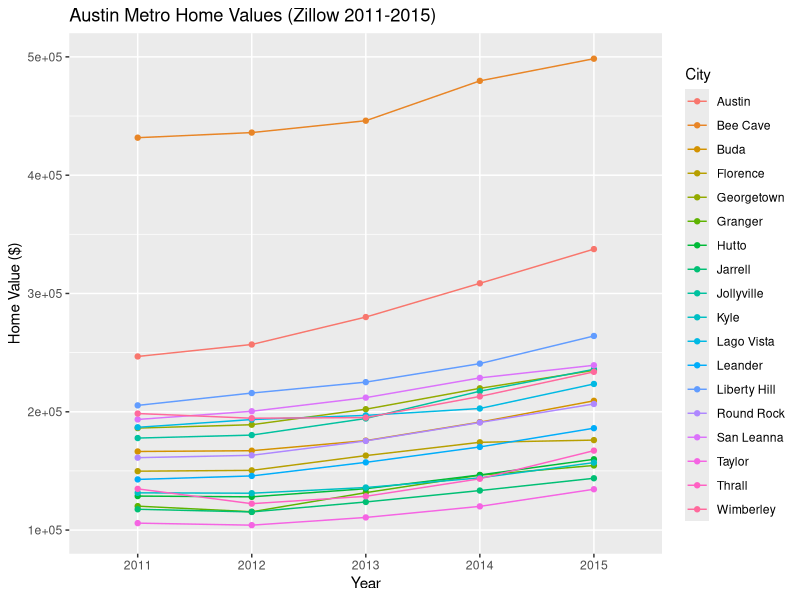
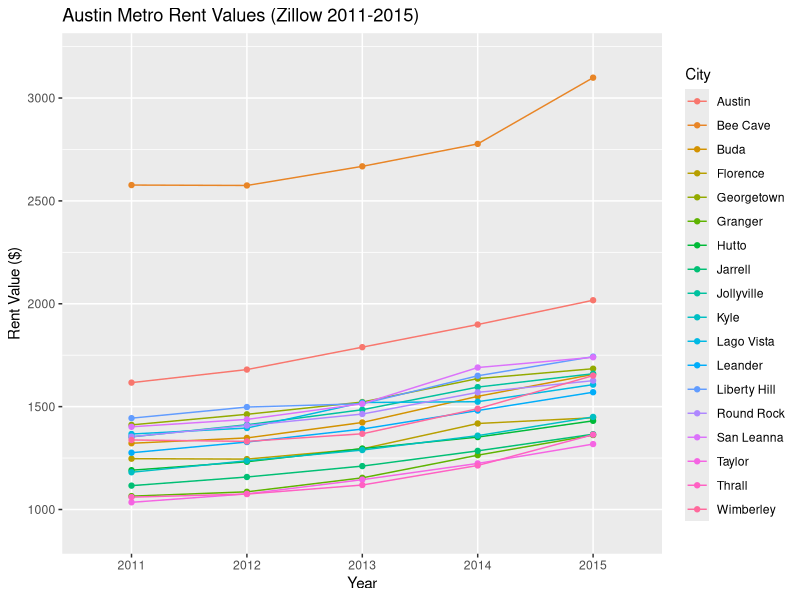
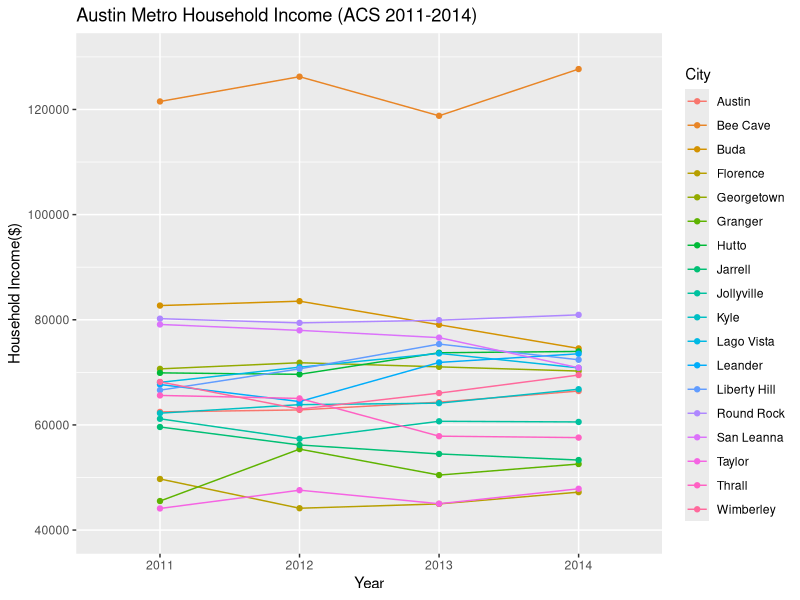
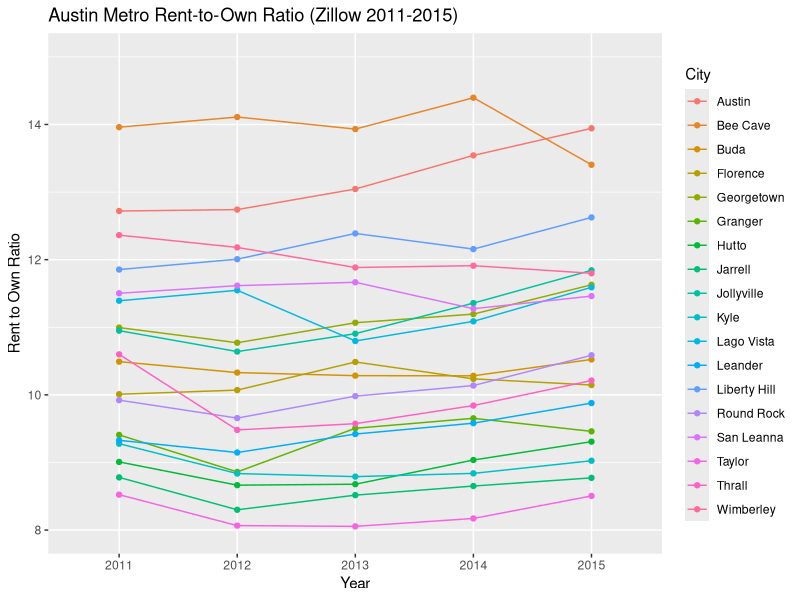

These figures' R source, in order:
#load dplyr, tidyr and ggplot packages

library(dplyr)
library(ggplot2)
library(data.table)
library(tidyr)
#set workspace and verify
setwd("Desktop/Austin_Realty")
getwd()


#ZILLOW DATA

#DATA IMPORT AND CLEANING

#import Zillow time series rent data for all homes plus multi-family
ZillowRent<-read.csv(file="Zri_All_wMH_RENT.csv", header=TRUE,sep=",")

#Rename ZipCode, County, Years in ZillowRent
names(ZillowRent)<-c("RegionID","ZipCode","City","State","Metro","County","SizeRank","Rent2011","Rent2012","Rent2013","Rent2014","Rent2015")
head(ZillowRent,n=5)

#import Zillow time series home value data for all SF plus Condo homes
ZillowOwn<-read.csv(file="Zhvi_AllHomes_Values.csv", header=TRUE,sep=",")

#Remove "X" from time series (year) column header
names(ZillowOwn)<-c("RegionID","ZipCode","City","State","Metro","County","SizeRank","Own2011","Own2012","Own2013","Own2014","Own2015")
head(ZillowOwn,n=5)




#AMERICAN COMMUNITY SURVEY (CENSUS) DATA

#DATA IMPORT AND CLEANING
ACS2011<-read.csv(file="ACS_11_5YR_S1903.csv", header=TRUE,sep=",")
ACS2012<-read.csv(file="ACS_12_5YR_S1903.csv", header=TRUE,sep=",")
ACS2013<-read.csv(file="ACS_13_5YR_S1903.csv", header=TRUE,sep=",")
ACS2014<-read.csv(file="ACS_14_5YR_S1903.csv", header=TRUE,sep=",")
head(ACS2014, n=3)

#Change Headers for all ACS .csv Files
names(ACS2011) <- c("Geoid1", "ZipCode", "TotalEstHH2011", "MedIncomeHH2011")
  head(ACS2011,n=5)

names(ACS2012) <- c("Geoid1", "ZipCode", "TotalEstHH2012", "MedIncomeHH2012")
  head(ACS2012,n=5)

names(ACS2013) <- c("Geoid1", "ZipCode", "TotalEstHH2013", "MedIncomeHH2013")
  head(ACS2013,n=5)

names(ACS2014) <- c("Geoid1", "ZipCode", "TotalEstHH2014", "MedIncomeHH2014")
  head(ACS2014,n=5)

#Join ACS time series dataframes into a single dataframe called ACStotal

ACStotal_1 <- full_join(ACS2013, ACS2014, by="ZipCode")

ACStotal_2 <- full_join(ACS2011, ACS2012, by="ZipCode")

ACStotal <- full_join(ACStotal_2, ACStotal_1, by = "ZipCode")

head(ACStotal,n=5)
ACStotal$Geoid1.x.x <- NULL
ACStotal$Geoid1.y.x <- NULL
ACStotal$Geoid1.x.y <- NULL
ACStotal$Geoid1.y.y <- NULL
head(ACStotal, n=3)



#DATA ANALYSIS
#Add City, Metro and County data to ACS data, from Zillow Data 
ACStotal_geo <- full_join(ACStotal, ZillowOwn, by = "ZipCode")
head(ACStotal_geo, n=5)

#Remove unneccesary columns
ACStotal_geo$SizeRank <-ACStotal_geo$ Own2011  <- ACStotal_geo$ Own2012  <- ACStotal_geo$ Own2013  <- ACStotal_geo$ Own2014 <- ACStotal_geo$ Own2015 <- NULL

#Combine all data into one dataframe for easier analysis

#Master list of ACS, Rent, Own
Master_b <- full_join(ACStotal, ZillowOwn, by = "ZipCode")
Master <- full_join(Master_b, ZillowRent, by = "ZipCode")
head(Master, n=5)

#Remove unneccesary columns
Master$RegionID.x <-Master$City.y <- Master$RegionID.y <-Master$SizeRank.x <- Master$RegionID.y <- Master$City.y <- Master$State.y <-  Master$Metro.y<- Master$County.y<- Master$SizeRank.y<-NULL
head(Master, n=5)

# in Master DF - Renam City, State, Metro, County
Master <- rename(Master, City = City.x, State = State.x, Metro = Metro.x, County = County.x )
head(Master, n=5)

#Price to Rent Ratio per zip code
#Add new column with Rent-to-own in Master df
#$Homevalue ÷ (12 x Rent)
Master <- mutate(Master, RentOwn2011 = Own2011 / (12 * Rent2011))
Master <- mutate(Master, RentOwn2012 = Own2012 / (12 * Rent2012))
Master <- mutate(Master, RentOwn2013 = Own2013 / (12 * Rent2013))
Master <- mutate(Master, RentOwn2014 = Own2014 / (12 * Rent2014))
Master <- mutate(Master, RentOwn2015 = Own2015 / (12 * Rent2015))

head(Master,n=5)


#Summarize per city for ZillowOwn using dyplr
CityOwn<-Master %>%
  group_by(City) %>%
  summarise(
    Own2011 = mean(Own2011),
    Own2012 = mean(Own2012),
    Own2013 = mean(Own2013),
    Own2014 = mean(Own2014),
    Own2015 = mean(Own2015)
  )
head(CityOwn,n=5)

#Summarize per city for ZillowRent using dyplr
CityRent<-Master %>%
  group_by(City) %>%
  summarise(
    Rent2011 = mean(Rent2011),
    Rent2012 = mean(Rent2012),
    Rent2013 = mean(Rent2013),
    Rent2014 = mean(Rent2014),
    Rent2015 = mean(Rent2015)
  )
head(CityRent,n=5)

#Summarize per city for Medium Income using dyplr
CityMedIncome<-Master %>%
  group_by(City) %>%
  summarise(
    MedIncomeHH2011 = mean(MedIncomeHH2011),
    MedIncomeHH2012 = mean(MedIncomeHH2012),
    MedIncomeHH2013 = mean(MedIncomeHH2013),
    MedIncomeHH2014 = mean(MedIncomeHH2014)
  )
head(CityMedIncome,n=18)
head(CityOwn, n=5)
head(CityRent, n=5)
#Price to Rent Ratio per City
#Full Join CityMedIncome and CityRent tables
CityRent2Own <- full_join(CityOwn, CityRent, by = "City")
head(CityRent2Own,n=5)

#Add new column with Rent-to-own in Master df
#$Homevalue ÷ (12 x Rent)
CityRent2Own <- mutate(CityRent2Own, RentOwn2011 = (Own2011 / (12 * Rent2011)))
CityRent2Own <- mutate(CityRent2Own, RentOwn2012 = (Own2012 / (12 * Rent2012)))
CityRent2Own <- mutate(CityRent2Own, RentOwn2013 = (Own2013 / (12 * Rent2013)))
CityRent2Own <- mutate(CityRent2Own, RentOwn2014 = (Own2014 / (12 * Rent2014)))
CityRent2Own <- mutate(CityRent2Own, RentOwn2015 = (Own2015 / (12 * Rent2015)))
head(CityRent2Own,n=5)


#ggplot2 - Graph findings by city

#Graph 1 - Gather CityOwn df then plot City Ownership (CityOwnGather df)
#gather CityOwn df
head(CityOwn,n=18)
CityOwnGather <- CityOwn %>%
  gather(Type, Value, Own2011:Own2015)
head(CityOwnGather,n=5)

#split Own#### column into Type, Year Columns
CityOwnGather<-CityOwnGather %>%
  separate(Type, c("Type", "Year"), "Own")
CityOwnGather$Type<-"Own"
head(CityOwnGather,n=5)

#rename headers for CityOwnGather to City, Type Year, HomeValue
names(CityOwnGather) <- c("City", "Type", "Year", "HomeValue")
head(CityOwnGather,n=5)

#Create ggplot for City Ownership (CityOwnGather df)
#find Min and Max for y axis of graph
min(CityOwnGather$HomeValue)
max(CityOwnGather$HomeValue)

#Create ggplot for City Ownership (CityOwnGather df)
ggplot(data=CityOwnGather,
       aes(x=Year, y=HomeValue, color=City, group=City))+
        geom_line()+
        geom_point()+
        scale_y_continuous(limits = c(100000, 500000))+
        ggtitle("Austin Metro Home Values (Zillow 2011-2015)")+
        labs(x="Year",y="Home Value ($)")

  
#Graph 2 - Create ggplot for Zillow Rent
#Gather CityRent df then plot City Rent (CityRentGather df)
head(CityRent,n=18)
CityRentGather <- CityRent %>%
  gather(Type, Value, Rent2011:Rent2015)
head(CityRentGather,n=5)

#split Rent#### column into Type, Year Columns
CityRentGather<-CityRentGather %>%
  separate(Type, c("Type", "Year"), "Rent")
CityRentGather$Type<-"Rent"
head(CityRentGather,n=18)

#rename headers for CityRentGather to City, Type, Year, RentValue
names(CityRentGather) <- c("City", "Type", "Year", "RentValue")
head(CityRentGather,n=5)

#Create ggplot for City Rent (CityRentGather df)
#find Min and Max for y axis of graph
min(CityRentGather$RentValue)
max(CityRentGather$RentValue)

#Create ggplot for City Rent (CityRentGather df)
ggplot(data=CityRentGather,
       aes(x=Year, y=RentValue, color=City, group=City))+
  geom_line()+
  geom_point()+
  scale_y_continuous(limits = c(900, 3200))+
  ggtitle("Austin Metro Rent Values (Zillow 2011-2015)")+
  labs(x="Year",y="Rent Value ($)")

#Graph 3 - Create ggplot for ACS Data (CityMedIncome)
#Gather ACS df then plot ACS Income  (CityMedIncomeGather df)
head(CityMedIncome,n=18)
CityMedIncomeGather <- CityMedIncome %>%
  gather(Type, Value, MedIncomeHH2011:MedIncomeHH2014)
head(CityMedIncomeGather,n=5)

#split Income#### column into Type, Year Columns
CityMedIncomeGather<-CityMedIncomeGather %>%
  separate(Type, c("Type", "Year"), "HH")
CityMedIncomeGather$Type<-"Med HH Income"
head(CityMedIncomeGather,n=22)

#rename headers for ACSGather to City, Type, Year, AvgMedIncome
names(CityMedIncomeGather) <- c("City", "Type", "Year", "Income")
head(CityMedIncomeGather,n=5)

#Create ggplot for ACS Income (ACSGather df)
#find Min and Max for y axis of graph
min(CityMedIncomeGather$Income)
max(CityMedIncomeGather$Income)

#Create ggplot for ACS Income Values (ACSGather df)
ggplot(data=CityMedIncomeGather,
       aes(x=Year, y=Income, color=City, group=City))+
  geom_line()+
  geom_point()+
  scale_y_continuous(limits = c(40000, 130000))+
  ggtitle("Austin Metro Household Income (ACS 2011-2014)")+
  labs(x="Year",y="Household Income($)")

#Graph 4 - Create ggplot of Rent to Rent2Own Data
#Gather CityRent2Own df then plot City Rent2Own (CityRent2Own df)
head(CityRent2Own,n=5)
CityRent2OwnGather <- CityRent2Own %>%
  gather(Type, Rent2Own, RentOwn2011:RentOwn2015)
head(CityRent2OwnGather,n=5)

#split Rent-to-Own-Ratio#### column into Type, Year Columns
CityRent2OwnGather<-CityRent2OwnGather %>%
  separate(Type, c("Type", "Year"), "Own")
CityRent2OwnGather$Type<-"Rent to Own Ratio"
head(CityRent2OwnGather,n=18)

#Create ggplot for City Rent-to-Own (CityRent2Own df)
#find Min and Max for y axis of graph
min(CityRent2OwnGather$Rent2Own)
max(CityRent2OwnGather$Rent2Own)

#Create ggplot for City Rent-to-Own (CityRent2Own df)
ggplot(data=CityRent2OwnGather,
       aes(x=Year, y=Rent2Own, color=City, group=City))+
  geom_line()+
  geom_point()+
  scale_y_continuous(limits = c(8, 15))+
  ggtitle("Austin Metro Rent-to-Own Ratio (Zillow 2011-2015)")+
  labs(x="Year",y="Rent to Own Ratio")

#Graph 5 - Create Rent vs Income

#Graph 6 - Create Own vs Income

#Graph 7 - Create Graph of Rent to Own vs Income

#Regression model

